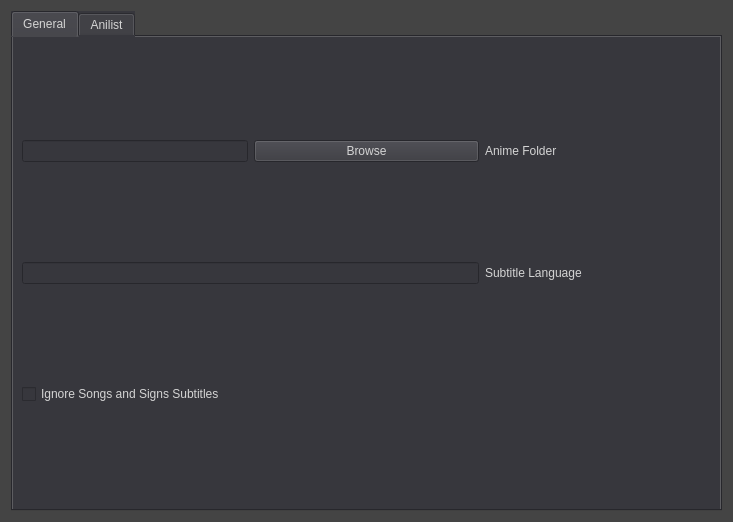
<?xml version="1.0" encoding="UTF-8"?>
<ui version="4.0">
 <class>Settings</class>
 <widget class="QWidget" name="Settings">
  <property name="geometry">
   <rect>
    <x>0</x>
    <y>0</y>
    <width>733</width>
    <height>522</height>
   </rect>
  </property>
  <property name="windowTitle">
   <string>Form</string>
  </property>
  <property name="styleSheet">
   <string notr="true">background-color: rgb(68, 68, 68);</string>
  </property>
  <layout class="QHBoxLayout" name="horizontalLayout">
   <item>
    <widget class="QTabWidget" name="SettingsTabWidget">
     <property name="styleSheet">
      <string notr="true">background-color: rgb(55, 55, 61);
color: rgb(212, 212, 212);</string>
     </property>
     <property name="currentIndex">
      <number>0</number>
     </property>
     <widget class="QWidget" name="GeneralSettingsTab">
      <attribute name="title">
       <string>General</string>
      </attribute>
      <layout class="QGridLayout" name="gridLayout_2">
       <item row="0" column="0">
        <widget class="QLineEdit" name="AnimeFolderLineEdit">
         <property name="sizePolicy">
          <sizepolicy hsizetype="Preferred" vsizetype="Fixed">
           <horstretch>0</horstretch>
           <verstretch>0</verstretch>
          </sizepolicy>
         </property>
         <property name="readOnly">
          <bool>true</bool>
         </property>
        </widget>
       </item>
       <item row="0" column="1">
        <widget class="QPushButton" name="AnimeFolderBrowse">
         <property name="sizePolicy">
          <sizepolicy hsizetype="Preferred" vsizetype="Fixed">
           <horstretch>0</horstretch>
           <verstretch>0</verstretch>
          </sizepolicy>
         </property>
         <property name="text">
          <string>Browse</string>
         </property>
        </widget>
       </item>
       <item row="0" column="2">
        <widget class="QLabel" name="AnimeFolderSettingsLabel">
         <property name="sizePolicy">
          <sizepolicy hsizetype="Preferred" vsizetype="Fixed">
           <horstretch>0</horstretch>
           <verstretch>0</verstretch>
          </sizepolicy>
         </property>
         <property name="text">
          <string>Anime Folder</string>
         </property>
        </widget>
       </item>
       <item row="1" column="0" colspan="2">
        <widget class="QLineEdit" name="SubtitleLanguageLineEdit">
         <property name="sizePolicy">
          <sizepolicy hsizetype="Preferred" vsizetype="Fixed">
           <horstretch>0</horstretch>
           <verstretch>0</verstretch>
          </sizepolicy>
         </property>
        </widget>
       </item>
       <item row="1" column="2">
        <widget class="QLabel" name="SubtitleLanguageSettingsLabel">
         <property name="sizePolicy">
          <sizepolicy hsizetype="Preferred" vsizetype="Fixed">
           <horstretch>0</horstretch>
           <verstretch>0</verstretch>
          </sizepolicy>
         </property>
         <property name="text">
          <string>Subtitle Language</string>
         </property>
        </widget>
       </item>
       <item row="2" column="0" colspan="3">
        <widget class="QCheckBox" name="IgnoreSongsSignsCheckbox">
         <property name="text">
          <string>Ignore Songs and Signs Subtitles</string>
         </property>
        </widget>
       </item>
      </layout>
     </widget>
     <widget class="QWidget" name="AnilistSettingsTab">
      <attribute name="title">
       <string>Anilist</string>
      </attribute>
      <layout class="QGridLayout" name="gridLayout_3">
       <item row="0" column="0" colspan="2">
        <widget class="QLabel" name="AnilistInstructionsLabel">
         <property name="text">
          <string>&lt;html&gt;&lt;head/&gt;&lt;body&gt;&lt;p&gt;To connect a new account, click Connect to anilist below&lt;/p&gt;&lt;p&gt;Login, then copy the code provided, enter it in the text box below&lt;/p&gt;&lt;p&gt;Then hit Confirm Code&lt;/p&gt;&lt;/body&gt;&lt;/html&gt;</string>
         </property>
         <property name="alignment">
          <set>Qt::AlignCenter</set>
         </property>
        </widget>
       </item>
       <item row="1" column="0" colspan="2">
        <widget class="QLabel" name="AnilistConnectedAccountLabel">
         <property name="text">
          <string>Connected account: N/A</string>
         </property>
         <property name="alignment">
          <set>Qt::AlignCenter</set>
         </property>
        </widget>
       </item>
       <item row="2" column="0">
        <widget class="QPushButton" name="AnilistConnect">
         <property name="text">
          <string>Connect to anilist</string>
         </property>
        </widget>
       </item>
       <item row="2" column="1">
        <widget class="QPushButton" name="AnilistCodeConfirm">
         <property name="text">
          <string>Confirm Code</string>
         </property>
        </widget>
       </item>
       <item row="3" column="0" colspan="2">
        <widget class="QTextEdit" name="AnilistCodeBox">
         <property name="sizePolicy">
          <sizepolicy hsizetype="Expanding" vsizetype="Ignored">
           <horstretch>0</horstretch>
           <verstretch>0</verstretch>
          </sizepolicy>
         </property>
        </widget>
       </item>
      </layout>
     </widget>
    </widget>
   </item>
  </layout>
 </widget>
 <resources/>
 <connections/>
</ui>
